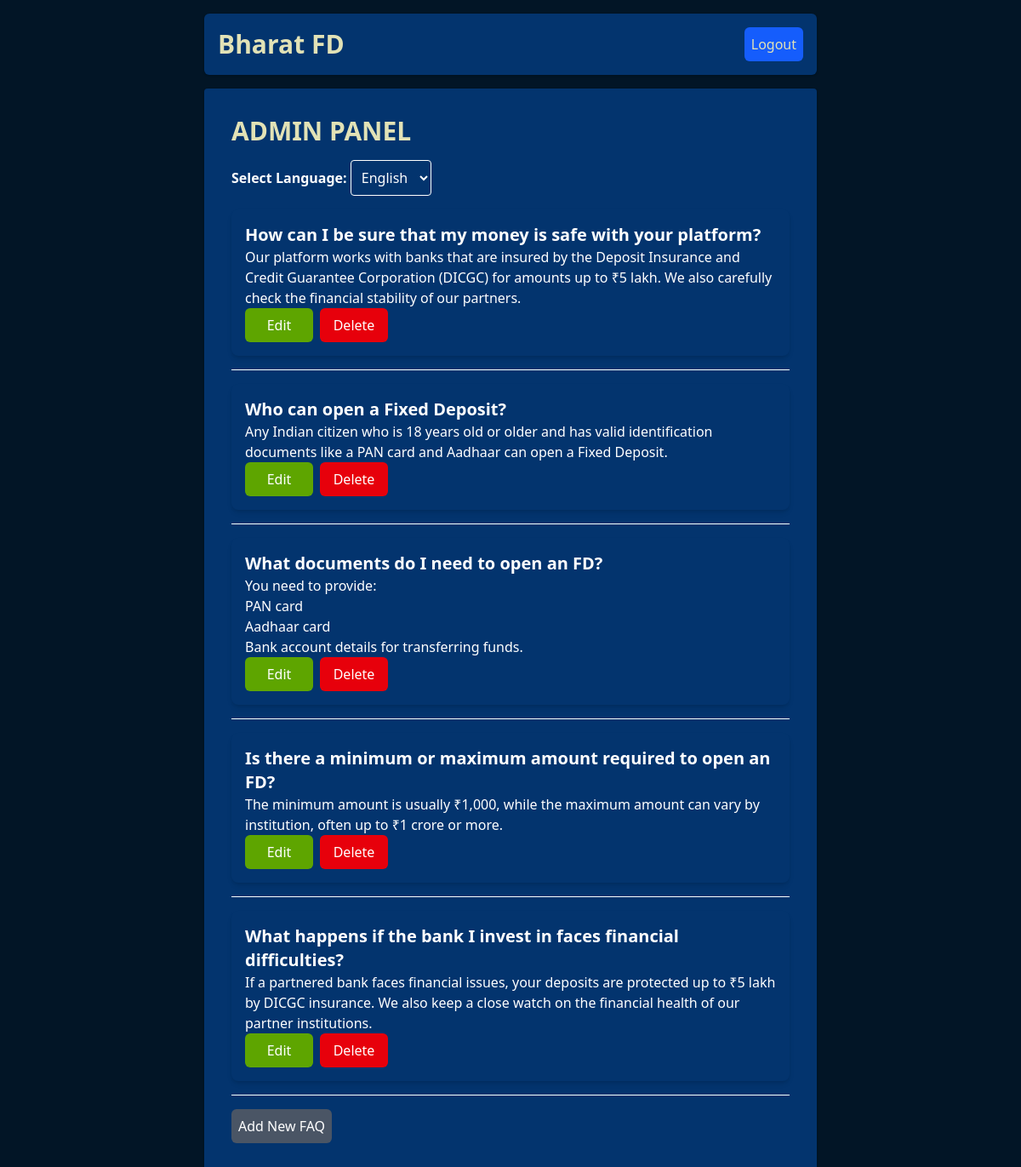
The app's page / (signed in) with its own data.
### faq/models.py (models this page shows, shortened)
class FAQ(models.Model):
    question = models.TextField()
    answer = RichTextField()  # Supports rich text formatting
    translations = models.JSONField(default=dict, blank=True, null=True)  # Stores translations in JSON format
    created_at = models.DateTimeField(auto_now_add=True)  # Timestamp for when the FAQ was created
    def get_translated_question(self, lang='en'):
        return self._get_translated_field('question', lang)
    def get_translated_answer(self, lang='en'):
        return self._get_translated_field('answer', lang)
    def _get_translated_field(self, field_type, lang):
        if lang not in settings.LANGUAGE_CODES:
            lang = 'en'  # Default to English if language is invalid
        cache_key = f"faq_{self.id}_{field_type}_{lang}"
        cached_value = cache.get(cache_key)
        if cached_value:
            return cached_value  # Return cached translation if available
        translated_data = self.translations.get(lang, {})
        if not isinstance(translated_data, dict):
            translated_data = {field_type: translated_data}  # Convert to dictionary if necessary
        value = translated_data.get(field_type, '').strip()
        if not value:
            value = getattr(self, field_type, '')
        cache.set(cache_key, value, timeout=60 * 60)
        return value

### faq/views.py (the view)
# urls.py: path('', homepage, name='homepage'),  # Homepage with language selection
@login_required
def homepage(request):
    selected_language = request.GET.get('lang', 'en')
    if selected_language not in settings.LANGUAGE_CODES:
        selected_language = 'en'
    faqs = FAQ.objects.all()
    for faq in faqs:
        faq.translated_question = faq.get_translated_question(selected_language)
        faq.translated_answer = faq.get_translated_answer(selected_language)
    return render(request, 'faq/homepage.html', {
        'faqs': faqs,
        'is_superuser': request.user.is_superuser,
        'languages': settings.LANGUAGE_CODES,
        'selected_language': selected_language,
    })

### faq/templates/faq/homepage.html
{% extends "base.html" %}
{% block content %}
<h2 class="text-3xl font-bold mb-4 text-[#E2E2B6]">
    {% if is_superuser %} ADMIN PANEL {% else %} Frequently Asked Questions {% endif %}
</h2>
<form method="get" class="mb-4">
    <label for="language" class="font-semibold">Select Language:</label>
    <select name="lang" id="language" class="border p-2 rounded bg-[#03346E]" onchange="this.form.submit()">
        {% for code, name in languages.items %}
            <option value="{{ code }}" {% if selected_language == code %}selected{% endif %}>
                {{ name }}
            </option>
        {% endfor %}
    </select>
</form>
{% for faq in faqs %}
<div class="faq-item bg-[#03346E] p-4 rounded-lg shadow-md mb-4">
    <h3 class="text-xl font-bold">{{ faq.translated_question }}</h3>
    <p class="text-[#E2E2B6]">{{ faq.translated_answer|safe }}</p>
    {% if is_superuser %}
    <div class="flex items-center space-x-2">
        <a href="{% url 'edit_faq' faq.id %}"
            class="cursor-pointer flex items-center justify-center bg-lime-600 hover:bg-lime-700 rounded-md duration-100 p-2 w-[80px]">
            Edit
        </a>
        <a href="{% url 'delete_faq' faq.id %}"
            class="cursor-pointer flex items-center justify-center bg-red-600 hover:bg-red-700 rounded-md duration-100 p-2 w-[80px]">
            Delete
        </a>
    </div>
    {% endif %}
</div>
<hr class="my-4" />
{% endfor %}
{% if is_superuser %}
<a href="{% url 'add_faq' %}"
    class="cursor-pointer flex items-center bg-gray-600 hover:bg-gray-700 rounded-md duration-100 p-2 w-fit">
    Add New FAQ
</a>
{% endif %}
{% endblock %}

### faq/templates/base.html (shortened to what this page needs)
<!DOCTYPE html>
<html lang="en">
    <head>
        <script src="https://unpkg.com/@tailwindcss/browser@4"></script>
    </head>
    <body class="bg-[#021526] text-white">
        <nav class="bg-[#03346E] rounded-md mt-4 p-4 text-center text-[#E2E2B6] shadow w-[60%] m-auto">
            <div class="flex items-center justify-between">
                <a class="text-3xl font-bold hover:opacity-80" href="{% url 'homepage' %}">
                    Bharat FD
                </a>
                {% if user.is_authenticated %}
                <form method="post" action="{% url 'logout' %}">
                    <button type="submit"
                        class="cursor-pointer flex items-center bg-blue-600 hover:bg-blue-700 rounded-md duration-100 p-2">
                        Logout
                    </button>
                </form>
                {% endif %}
            </div>
        </nav>
        <div class="container mt-4 w-[60%] m-auto p-4 bg-[#03346E] shadow rounded md:p-8">
            {% block content %}{% endblock %}
        </div>
    </body>
</html>

### records on screen
FAQ: translated_question "How can I be sure that my money is safe with your platform?", translated_answer "Our platform works with banks that are insured by the Deposit Insurance and Credit Guarantee Corporation (DICGC) for amounts up to ₹5 lakh. We also carefully check the financial stability of our partners."
FAQ: translated_question "Who can open a Fixed Deposit?", translated_answer "Any Indian citizen who is 18 years old or older and has valid identification documents like a PAN card and Aadhaar can open a Fixed Deposit."
FAQ: translated_question "What documents do I need to open an FD?", translated_answer "You need to provide: PAN card Aadhaar card Bank account details for transferring funds."
FAQ: translated_question "Is there a minimum or maximum amount required to open an FD?", translated_answer "The minimum amount is usually ₹1,000, while the maximum amount can vary by institution, often up to ₹1 crore or more."
FAQ: translated_question "What happens if the bank I invest in faces financial difficulties?", translated_answer "If a partnered bank faces financial issues, your deposits are protected up to ₹5 lakh by DICGC insurance. We also keep a close watch on the financial health of our partner institutions."

### other values on screen
form field lang "English"
